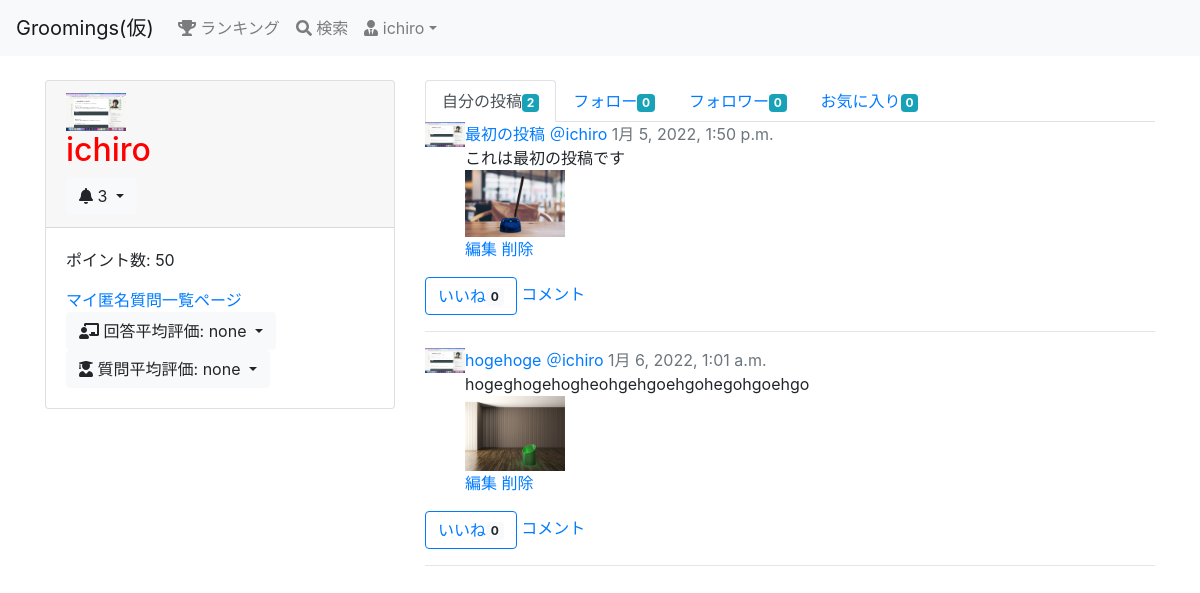
The page /user/1/ (signed in) on the database as committed earlier.
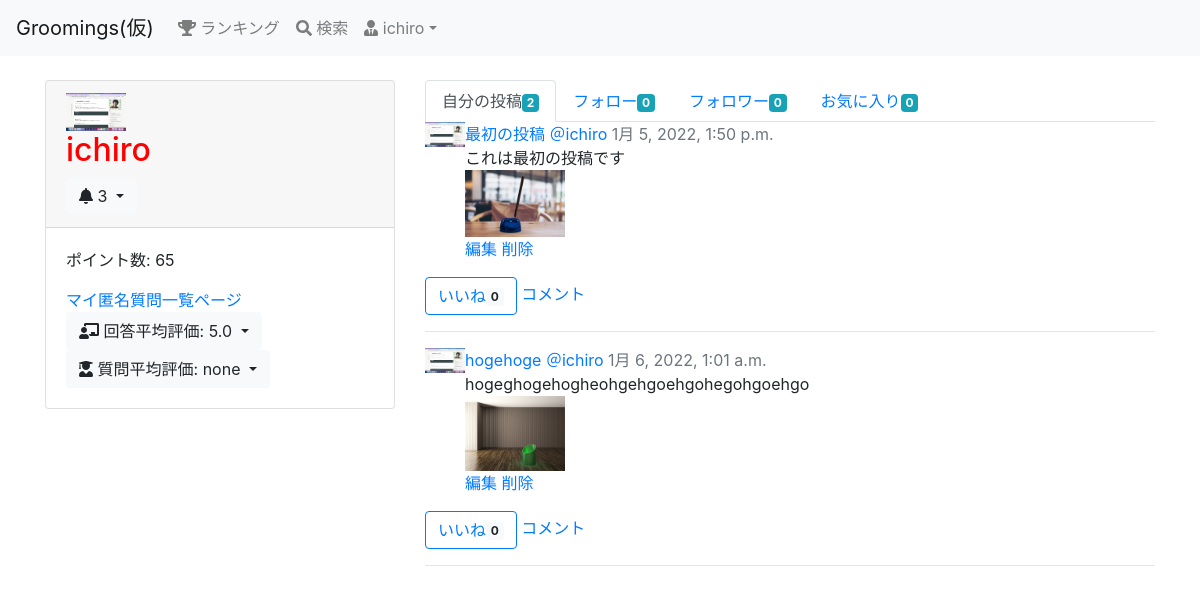
The same page on the database as committed later.
### groomings/models.py (models this page shows, shortened)
class User(AbstractBaseUser, PermissionsMixin):
    username = models.CharField(max_length=150)
    email = models.EmailField(max_length=255, unique=True)
    image = models.FileField(upload_to='user_image/', null=True, blank=True)
    point = models.IntegerField(default=50, validators=[MinValueValidator(0)])
    follow = models.ManyToManyField(
        'self', blank=True, symmetrical=False, related_name="follower"
    )
    is_active = models.BooleanField(default=True)
    is_staff = models.BooleanField(default=False) # 管理画面にログインできるかどうか
    USERNAME_FIELD = 'email' # このテーブルのレコードを一意に識別
    REQUIRED_FIELDS = ['username'] # スーパーユーザー作成時に入力する(emailとパスワードは必須だからそれ以外で)
    objects = UserManager()
    class Meta:
        db_table = 'user'

class Date(models.Model):
    created_at = models.DateTimeField(default=now)
    class Meta:
        abstract = True

class Post(Date):
    title = models.CharField(max_length=30)
    image1 = models.FileField(upload_to='post_image/', null=True, blank=True)
    image2 = models.FileField(upload_to='post_image/', null=True, blank=True)
    image3 = models.FileField(upload_to='post_image/', null=True, blank=True)
    text = models.TextField()
    user = models.ForeignKey(
        'User', on_delete=models.CASCADE, related_name="user_post"
    )
    favorite = models.ManyToManyField(User, related_name="user_favo_post")
    category = models.CharField(max_length=15, default='カテゴリーなし')
    class Meta:
        db_table = 'post'

class Question(Date):
    title = models.CharField(max_length=30, null=True, blank=True)
    text = models.TextField(null=False, blank=False)
    image1 = models.FileField(upload_to='question_image/', null=True, blank=True)
    image2 = models.FileField(upload_to='question_image/', null=True, blank=True)
    image3 = models.FileField(upload_to='question_image/', null=True, blank=True)
    give_point = models.IntegerField(blank=False, null=False, default=5, validators=[MinValueValidator(5)])
    giver = models.ForeignKey(
        'User', on_delete=CASCADE, related_name="user_give_question"
    )
    recipient = models.ForeignKey(
        'User', on_delete=SET_NULL, null=True, related_name="user_receive_question"
    )
    to_giver_point = models.IntegerField(validators=[MinValueValidator(1), MaxValueValidator(5)], null=True)
    to_recipient_point = models.IntegerField(validators=[MinValueValidator(1), MaxValueValidator(5)], null=True)
    is_active = models.BooleanField(default=True)
    class Meta:
        db_table = 'question'

### groomings/views.py (the view)
# urls.py: path(r'user/<int:user_id>/', views.user, name = 'user'), # ユーザー個人ページ
@login_required
def user(request, user_id):
    user = User.objects.get(pk=user_id)
    my_follows = request.user.follow.all()
    posts = user.user_post.all()
    notifys = Notify.objects.filter(user=request.user).order_by('-created_at')
    eval_as_giver = user.user_give_question.filter(is_active=False).order_by('-created_at')
    eval_as_recipient = user.user_receive_question.filter(is_active=False).order_by('-created_at')
    return render(request, 'groomings/user.html', context={
        "page_owner": user, "my_follows": my_follows, "posts": posts, "notifys": notifys, "eval_as_giver": eval_as_giver, "eval_as_recipient": eval_as_recipient
        })

### groomings/templatetags/tag_event.py (called while the page is built)
@register.filter(name="count_favo")
def count_favo(post):
    return post.favorite.all().count()

@register.filter(name="count_follow")
def count_follow(user):
    return user.follow.all().count()

@register.filter(name="count_follower")
def count_follwer(user):
    return user.follower.all().count()

@register.filter(name="count_my_post")
def count_my_post(user):
    return user.user_post.all().count()

@register.filter(name="count_my_favo")
def count_my_favo(user):
    return user.user_favo_post.all().count()

@register.filter(name="count_unvisit")
def count_unvisit(notifys):
    return notifys.filter(is_visited=False).count()

@register.filter(name="ave_eval_ag")
def ave_eval_ag(questions):
    if questions.count() == 0:
        return "none"
    eval = 0
    for question in questions:
        if question.to_giver_point:
            eval += question.to_giver_point
    return eval / questions.count()

@register.filter(name="ave_eval_ar")
def ave_eval_ar(questions):
    if questions.count() == 0:
        return "none"
    eval = 0
    for question in questions:
        if question.to_recipient_point:
            eval += question.to_recipient_point
    return eval / questions.count()

### groomings/templates/groomings/user.html (shortened to what this page needs)
{% extends "groomings/_user.html" %}
{% load static %}
{% load tag_event %}
{% block posts %}
  <ul class="nav nav-tabs">
    <li class="nav-item"><a href="{% url 'groomings:user' page_owner.id %}" class="nav-link active">自分の投稿<span class="badge badge-info">{{ page_owner | count_my_post }}</span></a></li>
    <li class="nav-item"><a href="{% url 'groomings:followee' page_owner.id %}" class="nav-link">フォロー<span class="badge badge-info">{{ page_owner | count_follow }}</span></a></li>
    <li class="nav-item"><a href="{% url 'groomings:follower' page_owner.id %}" class="nav-link">フォロワー<span class="badge badge-info">{{ page_owner | count_follower }}</span></a></li>
    <li class="nav-item"><a href="{% url 'groomings:user_favo' page_owner.id %}" class="nav-link">お気に入り<span class="badge badge-info">{{ page_owner | count_my_favo }}</span></a></li>
  </ul>
  <ul class="list-unstyled">
    {% for post in posts %}
      <li class="media mb-3 post">
          {% if post.user.image %}
          <img src="{{ post.user.image.url }}" width="40px">
          {% else %}
          <img src="{% static 'static_image/default.png' %}" width="40px">
          {% endif %}
          <div class="media-body">
              <a href="{% url 'groomings:post_detail' post.id %}">{{ post.title }}</a>
              <a href="{% url 'groomings:user' post.user.id %}">＠{{ post.user.username }}</a>
              <span class="text-muted">{{ post.created_at }}</span><br>
              <div>
                  {{ post.text }}
              </div>
              <div class="post_image">
                  {% if post.image1 %}
                  <img src="{{ post.image1.url }}" alt="" width="100px">
                  {% endif %}
              </div>
              {% if post.user == request.user %}
              <a href="{% url 'groomings:post_edit' post.id %}">編集</a>
              <a href="{% url 'groomings:post_delete' post.id %}">削除</a>
              {% endif %}
          </div>
      </li>
      {% if request.user.is_authenticated %}
          {% if request.user in post.favorite.all %}
          <a href="{% url 'groomings:favorite' post.id %}" class="btn btn-primary">いいね解除<span class="badge badge-light">{{ post | count_favo }}</span></a>
          {% else %}
          <a href="{% url 'groomings:favorite' post.id %}" class="btn btn-outline-primary">いいね<span class="badge badge-light">{{ post | count_favo }}</span></a>
          {% endif %}
      {% endif %}
      {% if request.user.is_authenticated %}
          <a href = "{% url 'groomings:post_detail' post.id %}">コメント</a>
      {% endif %}
      <hr>
    {% endfor %}
  </ul>
{% endblock %}

### groomings/templates/groomings/_user.html (shortened to what this page needs)
{% extends "groomings/base.html" %}
{% load static %}
{% load tag_event %}
{% block content %}
  <div class="row">
    <div class="col-md-4">
      <div class="card">
        <div class="card-header">
          {% if page_owner.image %}
            <img src="{{ page_owner.image.url }}" alt="" width="60px">
          {% else %}
            <img src="{% static 'static_image/default.png' %}" alt="" width="60px">
          {% endif %}
          <h2>{{ page_owner.username }}</h2>
          {% if page_owner == request.user %}
            <div class="dropdown notify">
              <button type="button" class="btn btn-light dropdown-toggle" data-toggle="dropdown">
                <i class="fas fa-bell"></i> {{ notifys | count_unvisit }}
              </button>
            </div>
          {% endif %}
        </div>
        <div class="card-body">
          <p>ポイント数: {{ page_owner.point }}</p>
          {% if page_owner == request.user %}
            <a href="{% url 'groomings:anyms' %}">マイ匿名質問一覧ページ</a>
          {% endif %}
          <div class="dropdown">
            <button type="button" class="btn btn-light dropdown-toggle" data-toggle="dropdown">
              <i class="fas fa-chalkboard-teacher"></i> 回答平均評価: {{ eval_as_recipient | ave_eval_ar }}
            </button>
          </div>
          <div class="dropdown">
            <button type="button" class="btn btn-light dropdown-toggle" data-toggle="dropdown">
              <i class="fas fa-user-graduate"></i> 質問平均評価: {{ eval_as_giver | ave_eval_ag }}
            </button>
          </div>
        </div>
      </div>
    </div>
    <div class="col-md-8">
      {% block posts %}{% endblock %}
    </div>
  </div>
{% endblock %}

### groomings/templates/groomings/base.html (shortened to what this page needs)
{% load static %}<!DOCTYPE html>
<html lang="ja">
    <head>
        <link rel="stylesheet" type="text/css" href="{% static 'base.css' %}">
        <link rel="stylesheet" href="https://stackpath.bootstrapcdn.com/bootstrap/4.5.0/css/bootstrap.min.css">
    </head>
    <body>
        <header class="mb-4">
            <nav class="navbar navbar-expand-sm navbar-light bg-light">
                <a href="{% url 'groomings:top' %}" class="navbar-brand">Groomings(仮)</a>
                <div class="collapse navbar-collapse" id="nav-bar">
                    <ul class="navbar-nav">
                        <li class="nav-item"><a href="{% url 'groomings:ranking' %}" class="nav-link"><i class="fas fa-trophy"></i> ランキング</a></li>
                        <li class="nav-item"><a href="{% url 'groomings:search' %}" class="nav-link"><i class="fas fa-search"></i> 検索</a></li>
                        <li class="nav-item dropdown">
                            {% if request.user.is_authenticated %}
                            <a href="#" class="nav-link dropdown-toggle" data-toggle="dropdown"><i class="fas fa-user-tie"></i> {{ request.user.username }}</a>
                            {% endif %}
                        </li>
                    </ul>
                </div>
            </nav>
        </header>
        <div class="container">
            {% block content %}{% endblock %}
        </div>
    </body>
</html>

### static/base.css (style rules this page uses)
h2 { color: red; }

Rows that differ between the two databases and show on the page:
changed User "ichiro": point "50" → "65"
added Question: recipient+to_recipient_point "5.0"
Other text that changed with them:
{{ eval_as_recipient | ave_eval_ar }}: "none" → (not shown)
